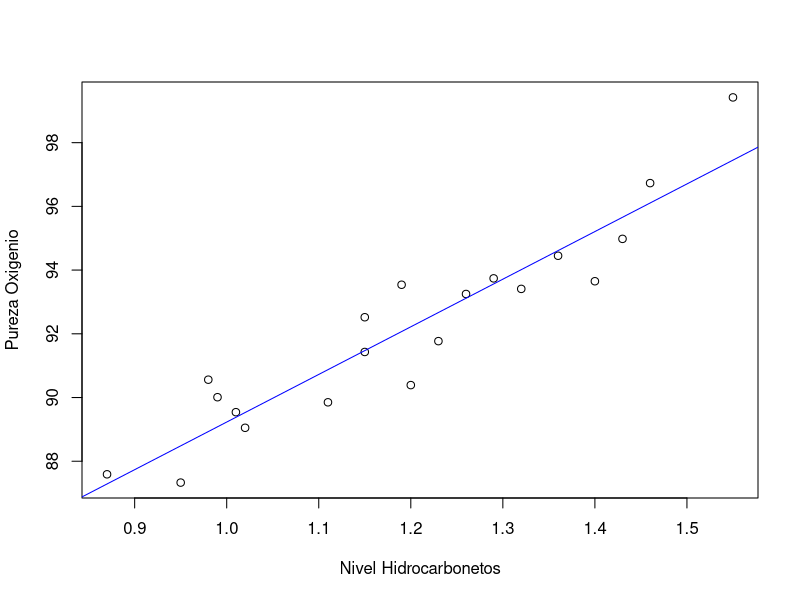

Reproduce this figure in R.
#lista 2
#CARREGANDO ARQUIVO CBO2002_Familia.csv

#Setando diretorio de trabalho
setwd("/Users/cassio/Dropbox/Pos Data Science/Lista_2_Estatistica")

#Carregando base de dados
destilados <- read.csv("dados_dest.txt", sep = "\t", header = TRUE,na.strings = '')

View(destilados)


#1. Construa o gra ́fico de dispersa ̃o entre o n ́ıvel de hidrocarbonetos (X) e a pureza do oxigˆenio (Y).
#Analisando o gr ́afico, o que podemos concluir sobre a relac ̧ ̃ao entre X e Y?
plot(destilados, xlab = "Nivel Hidrocarbonetos", ylab = "Pureza Oxigenio")



#2. Calcule o coeficiente de correlac̃ao de Pearson entre X e Y
# Qual a interpretac ̧ ̃ao sobre o coeficiente? Ele confirma a sua resposta do item 1?
abline(lm(destilados$y~destilados$x), h=0,col="blue")



#3. Ajuste o modelo de regressa ̃o entre X e Y. Quais os valores ajustados para os coeficientes β0 (intercepto) e β1?
destilados_ajuste=lm(destilados$y~destilados$x)
destilados_ajuste
#Resp : 74.28 e 14.95

#4. A relacao linear entre o nıvel de hidrocarbonetos (X) e a pureza do oxigenio (Y)  e significativa?


